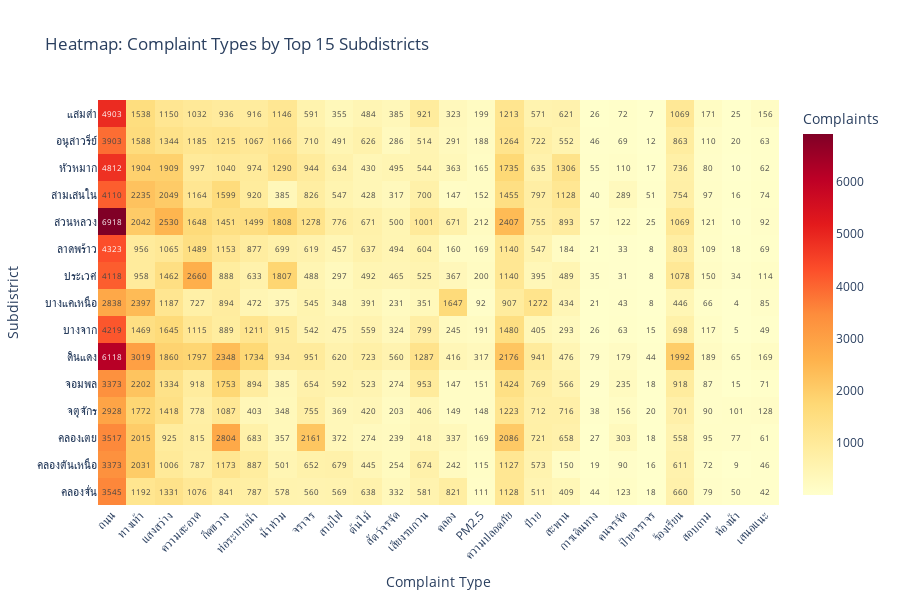

The notebook cell this image was saved under:
### Markdown cell above
### Graph Visualization 4: Heatmap - Complaint Types by Top Subdistricts

### Code cell
# Get top 15 subdistricts
top_15_subdistricts = subdistrict_totals.nlargest(15).index

# Create heatmap data
heatmap_data = daily_data[daily_data['subdistrict'].isin(top_15_subdistricts)].groupby('subdistrict')[target_cols].sum()

# Create heatmap
fig = go.Figure(data=go.Heatmap(
    z=heatmap_data.values,
    x=heatmap_data.columns,
    y=heatmap_data.index,
    colorscale='YlOrRd',
    text=heatmap_data.values,
    texttemplate='%{text:.0f}',
    textfont={"size": 8},
    colorbar=dict(title="Complaints")
))

fig.update_layout(
    title='Heatmap: Complaint Types by Top 15 Subdistricts',
    xaxis_title='Complaint Type',
    yaxis_title='Subdistrict',
    height=600,
    template='plotly_white'
)

fig.update_xaxes(tickangle=-45)
fig.show()

### Figure 1 — Plotly figure (JSON) as saved in the notebook; plotly's stock layout.template omitted (floating-point values rounded to 4 significant figures; data arrays with more than 128 entries replaced by an {"elided": "..."} marker saying what was removed)
{"data": [{"colorbar": {"title": {"text": "Complaints"}}, "colorscale": [[0, "rgb(255,255,204)"], [0.125, "rgb(255,237,160)"], [0.25, "rgb(254,217,118)"], [0.375, "rgb(254,178,76)"], [0.5, "rgb(253,141,60)"], [0.625, "rgb(252,78,42)"], [0.75, "rgb(227,26,28)"], [0.875, "rgb(189,0,38)"], [1, "rgb(128,0,38)"]], "text": {"elided": "15x24 int values"}, "textfont": {"size": 8}, "texttemplate": "%{text:.0f}", "type": "heatmap", "x": ["ถนน", "ทางเท้า", "แสงสว่าง", "ความสะอาด", "กีดขวาง", "ท่อระบายน้ำ", "น้ำท่วม", "จราจร", "สายไฟ", "ต้นไม้", "สัตว์จรจัด", "เสียงรบกวน", "คลอง", "PM2.5", "ความปลอดภัย", "ป้าย", "สะพาน", "การเดินทาง", "คนจรจัด", "ป้ายจราจร", "ร้องเรียน", "สอบถาม", "ห้องน้ำ", "เสนอแนะ"], "y": ["คลองจั่น", "คลองตันเหนือ", "คลองเตย", "จตุจักร", "จอมพล", "ดินแดง", "บางจาก", "บางแคเหนือ", "ประเวศ", "ลาดพร้าว", "สวนหลวง", "สามเสนใน", "หัวหมาก", "อนุสาวรีย์", "แสมดำ"], "z": {"elided": "15x24 int values"}}], "layout": {"height": 600, "title": {"text": "Heatmap: Complaint Types by Top 15 Subdistricts"}, "xaxis": {"tickangle": -45, "title": {"text": "Complaint Type"}}, "yaxis": {"title": {"text": "Subdistrict"}}}}
